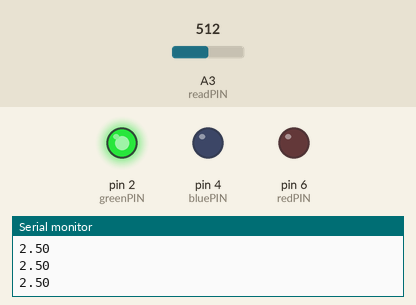
The sketch below on a simulated Arduino Uno, built with avr-gcc and run on an emulated ATmega328P. Parts: output pins drawn as LEDs (lit = HIGH), the last lines printed to the serial monitor. Inputs (shaded band) come from the test bench; at power-on: A3 (readPIN) = 512.

Above: at 1.2 s.
1.3 s: A3 (readPIN) set to 602
2.8 s: A3 (readPIN) set to 625
At 3.2 s:
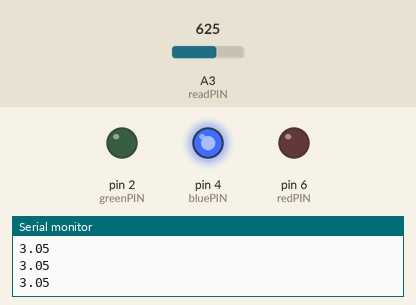
4.3 s: A3 (readPIN) set to 1004
5.8 s: A3 (readPIN) set to 1023
At 6.8 s:
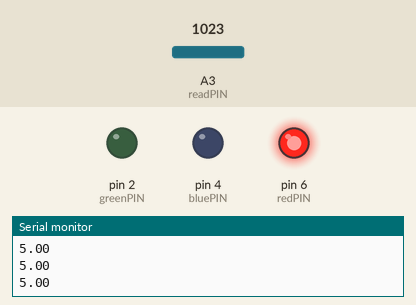
7.3 s: A3 (readPIN) set to 828
8.8 s: A3 (readPIN) set to 804
At 10.1 s:
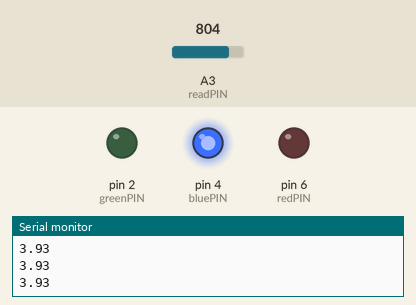
Timing chart, 0 to 11.3 s (numbered marks = the images above; inputs shaded):
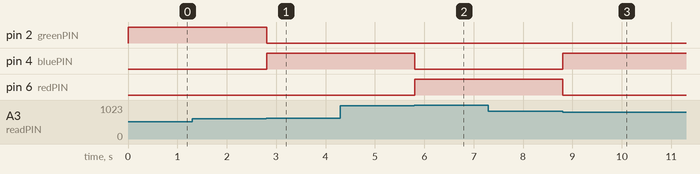

The sketch:

12_3_LED_CONDITION.ino
```cpp
int greenPIN = 2;
int bluePIN = 4;
int redPIN = 6;
int readPIN = A3;
int dt = 500;
float readVoltage;
float Vout;

void setup(){
  pinMode(greenPIN, OUTPUT);
  pinMode(bluePIN, OUTPUT);
  pinMode(redPIN, OUTPUT);
  pinMode(readPIN, INPUT);
  Serial.begin(9600);
}

void loop(){
  readVoltage = analogRead(readPIN);
  Vout = (5./1023.)*readVoltage;
  Serial.println(Vout);
  if(Vout >= 5.00){
    digitalWrite(redPIN, HIGH);
    digitalWrite(bluePIN, LOW);
    digitalWrite(greenPIN, LOW);
  }
  if(Vout >= 3 && Vout <= 4){
    digitalWrite(redPIN, LOW);
    digitalWrite(bluePIN, HIGH);
    digitalWrite(greenPIN, LOW);
  }
  if(Vout < 3){
    digitalWrite(redPIN, LOW);
    digitalWrite(bluePIN, LOW);
    digitalWrite(greenPIN, HIGH);
  }
}
```

Measured:
- the behaviour switches between 613 and 614 on A3 (readPIN) (found by bisection; images 0 and 1)
- the behaviour switches between 1022 and 1023 on A3 (readPIN) (found by bisection; images 1 and 2)
- the behaviour switches between 819 and 818 on A3 (readPIN) (found by bisection; images 2 and 3)
- after the input at 2.8 s, pin 2 (greenPIN): HIGH → LOW at once; pin 4 (bluePIN): LOW → HIGH at once
- after the input at 5.8 s, pin 4 (bluePIN): HIGH → LOW at once; pin 6 (redPIN): LOW → HIGH at once
- after the input at 8.8 s, pin 4 (bluePIN): LOW → HIGH at once; pin 6 (redPIN): HIGH → LOW at once
